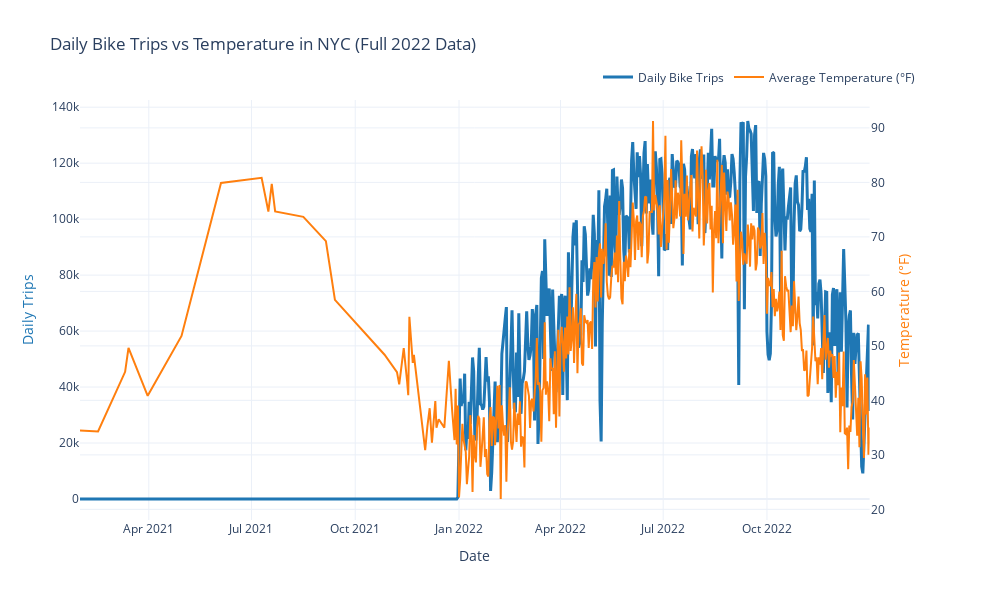

Write notebook code for a chart like this one.
### Markdown cell above
### Dual-Axis Line Chart: Daily Trips vs Temperature
Analyzing the complete 2022 dataset to identify accurate seasonal patterns and weather impact on bike usage.

### Code cell
# Create Dual-Axis Line Chart with FULL Data
fig_line = make_subplots(specs=[[{"secondary_y": True}]])

# Add daily trips trace (primary y-axis)
fig_line.add_trace(
    go.Scatter(
        x=daily_aggregated['date'],
        y=daily_aggregated['daily_trips'],
        name='Daily Bike Trips',
        line=dict(color='#1f77b4', width=3),
        hovertemplate='<b>Date: %{x}</b><br>Trips: %{y:,}<extra></extra>'
    ),
    secondary_y=False
)

# Add temperature trace (secondary y-axis)
fig_line.add_trace(
    go.Scatter(
        x=daily_aggregated['date'],
        y=daily_aggregated['temperature'],
        name='Average Temperature (°F)',
        line=dict(color='#ff7f0e', width=2),
        hovertemplate='<b>Date: %{x}</b><br>Temperature: %{y:.1f}°F<extra></extra>'
    ),
    secondary_y=True
)

# Customize layout
fig_line.update_layout(
    title='Daily Bike Trips vs Temperature in NYC (Full 2022 Data)',
    xaxis_title='Date',
    width=1000,
    height=600,
    template='plotly_white',
    legend=dict(orientation="h", yanchor="bottom", y=1.02, xanchor="right", x=1)
)

# Set y-axes titles
fig_line.update_yaxes(
    title_text="Daily Trips", 
    secondary_y=False,
    title_font=dict(color='#1f77b4')
)
fig_line.update_yaxes(
    title_text="Temperature (°F)", 
    secondary_y=True,
    title_font=dict(color='#ff7f0e')
)

fig_line.show()

# Save daily data for dashboard
daily_aggregated.to_csv('daily_aggregated_data_full.csv', index=False)
print("✓ Line chart created and data saved to 'daily_aggregated_data_full.csv'")

### Figure 1 — Plotly figure (JSON) as saved in the notebook; plotly's stock layout.template omitted (floating-point values rounded to 4 significant figures; data arrays with more than 128 entries replaced by an {"elided": "..."} marker saying what was removed)
{"data": [{"hovertemplate": "<b>Date: %{x}</b><br>Trips: %{y:,}<extra></extra>", "line": {"color": "#1f77b4", "width": 3}, "name": "Daily Bike Trips", "type": "scatter", "x": {"elided": "402 str values"}, "xaxis": "x", "y": {"elided": "402 int values"}, "yaxis": "y"}, {"hovertemplate": "<b>Date: %{x}</b><br>Temperature: %{y:.1f}°F<extra></extra>", "line": {"color": "#ff7f0e", "width": 2}, "name": "Average Temperature (°F)", "type": "scatter", "x": {"elided": "402 str values"}, "xaxis": "x", "y": {"elided": "402 float values"}, "yaxis": "y2"}], "layout": {"height": 600, "legend": {"orientation": "h", "x": 1, "xanchor": "right", "y": 1.02, "yanchor": "bottom"}, "title": {"text": "Daily Bike Trips vs Temperature in NYC (Full 2022 Data)"}, "width": 1000, "xaxis": {"anchor": "y", "domain": [0, 0.94], "title": {"text": "Date"}}, "yaxis": {"anchor": "x", "domain": [0, 1], "title": {"font": {"color": "#1f77b4"}, "text": "Daily Trips"}}, "yaxis2": {"anchor": "x", "overlaying": "y", "side": "right", "title": {"font": {"color": "#ff7f0e"}, "text": "Temperature (°F)"}}}}
